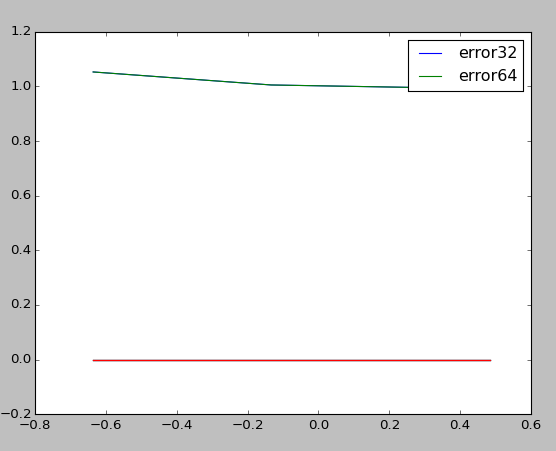

Generate this figure with Python:
# -*- coding: utf-8 -*-
"""
Created on Sun Aug 04 21:32:22 2019

@author: josetomas
"""

import numpy as np
from decimal import *
import matplotlib.pylab as plt
from numpy import *

datos=[12*(10**-10),25*(10**-10),57*(10**-10)]

datos_tg=[tan(12),tan(25),tan(57)]
print datos_tg ,"datos transformado por la funcion tangente"

s = []
for i in datos:
    k = sp.float32(tan(i))
    s.append(k)
print s 

t = []
for i in datos:
    k = sp.float64(tan(i))
    t.append(k)
print t

error32=[(datos[0]-s[0])/datos[0],(datos[1]-s[1])/datos[1],(datos[2]-s[2])/datos[2]]
error64=[(datos[0]-t[0])/datos[0],(datos[1]-t[1])/datos[1],(datos[2]-t[2])/datos[2]]
print error32
print error64
#plt.figure(1)
plt.plot(datos_tg,error32)
plt.plot(datos_tg,error64)
plt.legend(["error32","error64"])
#plt.tittle("loss-of-significance")
plt.show()
